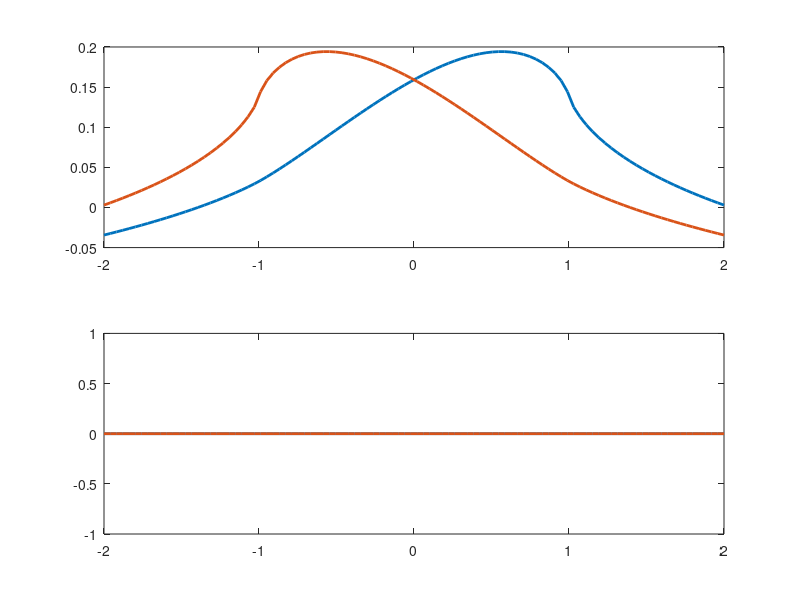
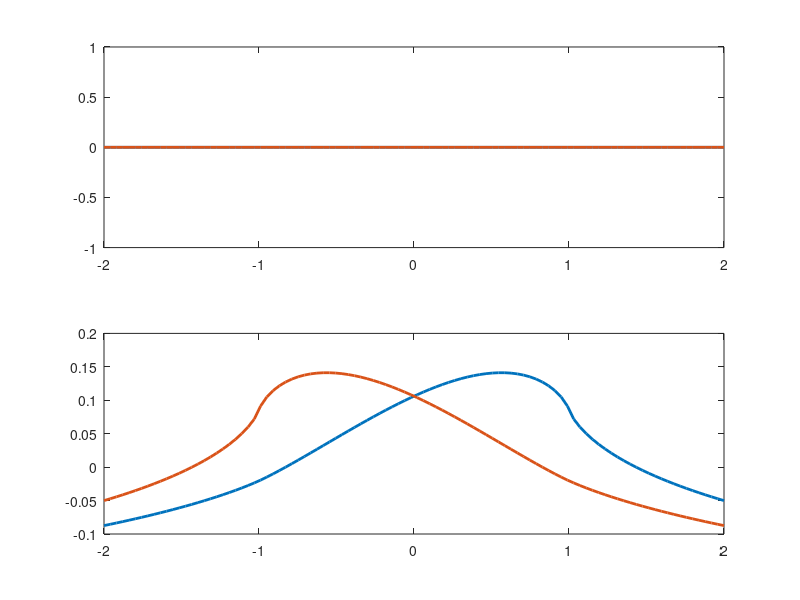

Recreate these plots in MATLAB, in order.
% script to convert Mathematica expressions to MATLAB
% for Kelvin problem with linearly varying body forces along a line segment
% 
% AUTHORS:
% Rishav Mallick, JPL, 2024

clear

mu = 1;
nu = 0.25;

Nobs = 100;
xo = linspace(-2,2,Nobs)';
yo = zeros(Nobs,1);

ux_1 = @(fx,fy,w) ((1/8).*fx.*w.^(-1).*(w+(-1).*xo).*(3.*w+xo).*mu.^(-1).*nu.*(pi+(-1) ...
  .*pi.*nu).^(-1).*log((w+(-1).*xo).^2+yo.^2)+(1/32).*fx.*pi.^(-1).* ...
  w.^(-1).*mu.^(-1).*((-1)+nu).^(-1).*(4.*w.*(8.*w.*((-1)+nu)+xo.*((-3) ...
  +4.*nu))+(-16).*(w+xo).*yo.*((-1)+nu).*atan2((w-xo),yo)+ ...
  (-16).*(w+xo).*yo.*((-1)+nu).*atan2((w+xo),yo)+(3.*(w+(-1).* ...
  xo).*(3.*w+xo)+yo.^2.*(5+(-4).*nu)).*log((w+(-1).*xo).^2+yo.^2)+( ...
  3.*(w+xo).^2+(-5).*yo.^2+(-4).*(w+xo+(-1).*yo).*(w+xo+yo).*nu).* ...
  log((w+xo).^2+yo.^2)) + ...
  (1/16).*fy.*pi.^(-1).*w.^(-1).*yo.*mu.^(-1).*((-1)+nu).^(-1).*(4.*w+ ...
  (-2).*yo.*(atan2((w-xo),yo)+atan2((w+xo),yo))+( ...
  w+xo).*(log((w+(-1).*xo).^2+yo.^2)+(-1).*log((w+xo).^2+yo.^2))))./2;

ux_2 = @(fx,fy,w) (1/64).*fx.*pi.^(-1).*w.^(-1).*(w+(-1).*xo).^2.*mu.^(-1).*(3+(-4).* ...
  nu).*((-1)+nu).^(-1).*log((w+(-1).*xo).^2+yo.^2)+(1/32).*pi.^(-1).* ...
  w.^(-1).*(w+(-1).*xo).*mu.^(-1).*((-1)+nu).^(-1).*((-8).*fx.*yo.*(( ...
  -1)+nu).*(atan2((w-xo),yo)+atan2((w+xo),yo))+fy.* ...
  yo.*log((w+(-1).*xo).^2+yo.^2))+(1/64).*pi.^(-1).*w.^(-1).*mu.^(-1) ...
  .*((-1)+nu).^(-1).*(4.*w.*((-2).*fy.*yo+fx.*xo.*(3+(-4).*nu)+8.*fx.* ...
  w.*((-1)+nu))+yo.^2.*(4.*fy.*(atan2((w-xo),yo)+atan2((w+xo),yo))+...
  fx.*((-5)+4.*nu).*log((w+(-1).*xo).^2+yo.^2))+(2.* ...
  fy.*((-1).*w+xo).*yo+fx.*(3.*(3.*w+(-1).*xo).*(w+xo)+5.*yo.^2+(-4) ...
  .*((3.*w+(-1).*xo).*(w+xo)+yo.^2).*nu)).*log((w+xo).^2+yo.^2));

uy_1 = @(fx,fy,w) (1/32).*fx.*pi.^(-1).*w.^(-1).*yo.*mu.^(-1).*((-1)+nu).^(-1).*(4.*w+ ...
  (-2).*yo.*(atan2(w-xo,yo)+atan2(w+xo,yo))+( ...
  w+xo).*(log((w+(-1).*xo).^2+yo.^2)+(-1).*log((w+xo).^2+yo.^2)))+( ...
  1/64).*fy.*pi.^(-1).*w.^(-1).*mu.^(-1).*((-1)+nu).^(-1).*(4.*w.*(2.* ...
  w+xo).*((-3)+4.*nu)+8.*(w+xo).*yo.*((-1)+2.*nu).*atan2((-w+xo),yo)+...
  (-8).*(w+xo).*yo.*((-1)+2.*nu).*atan2(w+xo,yo)+( ...
  w.^2.*(9+(-12).*nu)+yo.^2.*(1+(-4).*nu)+2.*w.*xo.*((-3)+4.*nu)+ ...
  xo.^2.*((-3)+4.*nu)).*log((w+(-1).*xo).^2+yo.^2)+(-1).*((-3).*(w+ ...
  xo).^2+yo.^2+4.*(w+xo+(-1).*yo).*(w+xo+yo).*nu).*log((w+xo).^2+ ...
  yo.^2));

uy_2 = @(fx,fy,w) fx.*((-1/32).*pi.^(-1).*w.^(-1).*yo.*mu.^(-1).*((-1)+nu).^(-1).*(4.* ...
  w+(-2).*yo.*(atan2(w-xo,yo)+atan2(w+xo,yo))+ ...
  ((-1).*w+xo).*log((w+(-1).*xo).^2+yo.^2))+(w+(-1).*xo).*yo.*(32.* ...
  pi.*w.*mu+(-32).*pi.*w.*mu.*nu).^(-1).*log(w.^2+2.*w.*xo+xo.^2+yo.^2) ...
  )+fy.*((-1/8).*pi.^(-1).*w.^(-1).*(w+(-1).*xo).*yo.*mu.^(-1).*((-1) ...
  +nu).^(-1).*((-1)+2.*nu).*(atan2(w-xo,yo)+atan2((w+xo),yo))+...
  (1/64).*pi.^(-1).*w.^(-1).*(w+(-1).*xo).^2.*mu.^(-1).* ...
  (3+(-4).*nu).*((-1)+nu).^(-1).*log((w+(-1).*xo).^2+yo.^2)+(1/64).* ...
  pi.^(-1).*w.^(-1).*mu.^(-1).*((-1)+nu).^(-1).*(4.*w.*(2.*w+(-1).*xo) ...
  .*((-3)+4.*nu)+yo.^2.*((-1)+4.*nu).*log((w+(-1).*xo).^2+yo.^2)+(3.*( ...
  3.*w+(-1).*xo).*(w+xo)+yo.^2+(-4).*((3.*w+(-1).*xo).*(w+xo)+yo.^2) ...
  .*nu).*log((w+xo).^2+yo.^2)));

% set element length
w = 1;

figure(1),clf
subplot(2,1,1)
plot(xo,ux_1(1,0,w),'Linewidth',2), hold on
plot(xo,ux_2(1,0,w),'Linewidth',2)

subplot(2,1,2)
plot(xo,ux_1(0,1,w),'Linewidth',2), hold on
plot(xo,ux_2(0,1,w),'Linewidth',2)

figure(2),clf
subplot(2,1,1)
plot(xo,uy_1(1,0,w),'Linewidth',2), hold on
plot(xo,uy_2(1,0,w),'Linewidth',2)

subplot(2,1,2)
plot(xo,uy_1(0,1,w),'Linewidth',2), hold on
plot(xo,uy_2(0,1,w),'Linewidth',2)
